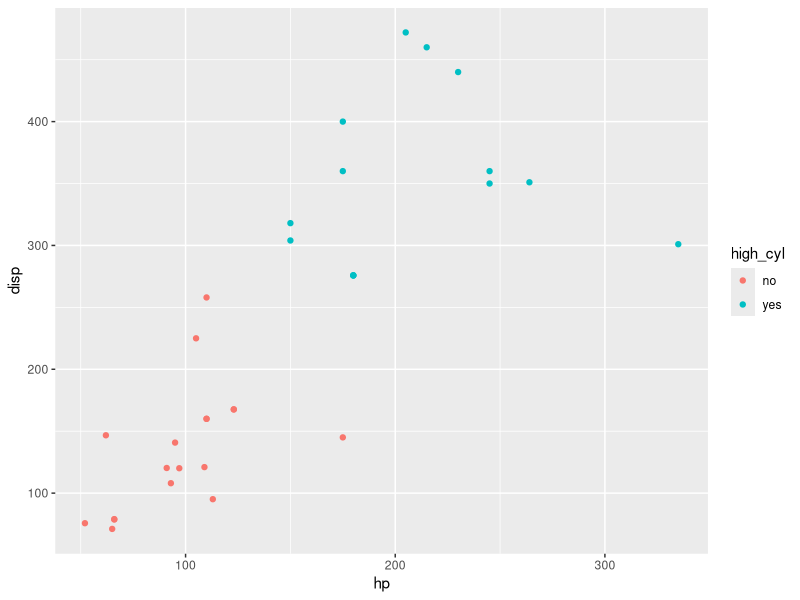

Write the R code that produced this figure.
## ---- chunk 1
data("mtcars")
library(ggplot2)
mtcars$high_cyl <- ifelse(mtcars$cyl > 6, "yes","no")
ggplot(mtcars, aes(hp, disp, color = high_cyl )) +
  geom_point()

